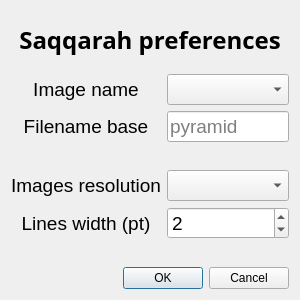
<?xml version="1.0" encoding="UTF-8"?>
<ui version="4.0">
 <class>Dialog</class>
 <widget class="QDialog" name="Dialog">
  <property name="geometry">
   <rect>
    <x>0</x>
    <y>0</y>
    <width>300</width>
    <height>300</height>
   </rect>
  </property>
  <property name="minimumSize">
   <size>
    <width>300</width>
    <height>300</height>
   </size>
  </property>
  <property name="windowTitle">
   <string>Dialog</string>
  </property>
  <layout class="QGridLayout" name="gridLayout">
   <item row="3" column="0">
    <layout class="QFormLayout" name="formLayout">
     <item row="3" column="0">
      <widget class="QLabel" name="label">
       <property name="sizePolicy">
        <sizepolicy hsizetype="Preferred" vsizetype="MinimumExpanding">
         <horstretch>0</horstretch>
         <verstretch>0</verstretch>
        </sizepolicy>
       </property>
       <property name="minimumSize">
        <size>
         <width>150</width>
         <height>0</height>
        </size>
       </property>
       <property name="font">
        <font>
         <pointsize>14</pointsize>
        </font>
       </property>
       <property name="text">
        <string>Images resolution</string>
       </property>
       <property name="alignment">
        <set>Qt::AlignCenter</set>
       </property>
      </widget>
     </item>
     <item row="3" column="1">
      <widget class="QComboBox" name="resolutionCombo">
       <property name="font">
        <font>
         <pointsize>14</pointsize>
        </font>
       </property>
      </widget>
     </item>
     <item row="0" column="0">
      <widget class="QLabel" name="label_4">
       <property name="sizePolicy">
        <sizepolicy hsizetype="MinimumExpanding" vsizetype="MinimumExpanding">
         <horstretch>0</horstretch>
         <verstretch>0</verstretch>
        </sizepolicy>
       </property>
       <property name="minimumSize">
        <size>
         <width>150</width>
         <height>0</height>
        </size>
       </property>
       <property name="font">
        <font>
         <pointsize>14</pointsize>
        </font>
       </property>
       <property name="text">
        <string>Image name</string>
       </property>
       <property name="alignment">
        <set>Qt::AlignCenter</set>
       </property>
      </widget>
     </item>
     <item row="0" column="1">
      <widget class="QComboBox" name="timestampCombo">
       <property name="font">
        <font>
         <pointsize>14</pointsize>
        </font>
       </property>
      </widget>
     </item>
     <item row="1" column="0">
      <widget class="QLabel" name="label_2">
       <property name="sizePolicy">
        <sizepolicy hsizetype="Preferred" vsizetype="MinimumExpanding">
         <horstretch>0</horstretch>
         <verstretch>0</verstretch>
        </sizepolicy>
       </property>
       <property name="minimumSize">
        <size>
         <width>150</width>
         <height>0</height>
        </size>
       </property>
       <property name="font">
        <font>
         <pointsize>14</pointsize>
        </font>
       </property>
       <property name="text">
        <string>Filename base</string>
       </property>
       <property name="alignment">
        <set>Qt::AlignCenter</set>
       </property>
      </widget>
     </item>
     <item row="1" column="1">
      <widget class="QLineEdit" name="basenameEdit">
       <property name="font">
        <font>
         <pointsize>14</pointsize>
        </font>
       </property>
       <property name="placeholderText">
        <string>pyramid</string>
       </property>
      </widget>
     </item>
     <item row="2" column="1">
      <spacer name="verticalSpacer_3">
       <property name="orientation">
        <enum>Qt::Vertical</enum>
       </property>
       <property name="sizeHint" stdset="0">
        <size>
         <width>20</width>
         <height>20</height>
        </size>
       </property>
      </spacer>
     </item>
     <item row="4" column="0">
      <widget class="QLabel" name="label_5">
       <property name="minimumSize">
        <size>
         <width>150</width>
         <height>0</height>
        </size>
       </property>
       <property name="font">
        <font>
         <pointsize>14</pointsize>
        </font>
       </property>
       <property name="text">
        <string>Lines width (pt)</string>
       </property>
       <property name="alignment">
        <set>Qt::AlignCenter</set>
       </property>
      </widget>
     </item>
     <item row="4" column="1">
      <widget class="QSpinBox" name="linewidthBox">
       <property name="font">
        <font>
         <pointsize>14</pointsize>
        </font>
       </property>
       <property name="maximum">
        <number>5</number>
       </property>
       <property name="value">
        <number>2</number>
       </property>
      </widget>
     </item>
     <item row="5" column="1">
      <spacer name="verticalSpacer_4">
       <property name="orientation">
        <enum>Qt::Vertical</enum>
       </property>
       <property name="sizeHint" stdset="0">
        <size>
         <width>20</width>
         <height>20</height>
        </size>
       </property>
      </spacer>
     </item>
    </layout>
   </item>
   <item row="4" column="0">
    <widget class="QDialogButtonBox" name="buttonBox">
     <property name="orientation">
      <enum>Qt::Horizontal</enum>
     </property>
     <property name="standardButtons">
      <set>QDialogButtonBox::Cancel|QDialogButtonBox::Ok</set>
     </property>
    </widget>
   </item>
   <item row="2" column="0">
    <spacer name="verticalSpacer">
     <property name="orientation">
      <enum>Qt::Vertical</enum>
     </property>
     <property name="sizeType">
      <enum>QSizePolicy::Maximum</enum>
     </property>
     <property name="sizeHint" stdset="0">
      <size>
       <width>20</width>
       <height>20</height>
      </size>
     </property>
    </spacer>
   </item>
   <item row="1" column="0">
    <widget class="QLabel" name="label_3">
     <property name="font">
      <font>
       <family>sans</family>
       <pointsize>18</pointsize>
       <weight>75</weight>
       <bold>true</bold>
      </font>
     </property>
     <property name="text">
      <string>Saqqarah preferences</string>
     </property>
     <property name="alignment">
      <set>Qt::AlignCenter</set>
     </property>
    </widget>
   </item>
   <item row="0" column="0">
    <spacer name="verticalSpacer_2">
     <property name="orientation">
      <enum>Qt::Vertical</enum>
     </property>
     <property name="sizeType">
      <enum>QSizePolicy::Maximum</enum>
     </property>
     <property name="sizeHint" stdset="0">
      <size>
       <width>20</width>
       <height>20</height>
      </size>
     </property>
    </spacer>
   </item>
  </layout>
 </widget>
 <resources/>
 <connections>
  <connection>
   <sender>buttonBox</sender>
   <signal>accepted()</signal>
   <receiver>Dialog</receiver>
   <slot>accept()</slot>
   <hints>
    <hint type="sourcelabel">
     <x>248</x>
     <y>254</y>
    </hint>
    <hint type="destinationlabel">
     <x>157</x>
     <y>274</y>
    </hint>
   </hints>
  </connection>
  <connection>
   <sender>buttonBox</sender>
   <signal>rejected()</signal>
   <receiver>Dialog</receiver>
   <slot>reject()</slot>
   <hints>
    <hint type="sourcelabel">
     <x>316</x>
     <y>260</y>
    </hint>
    <hint type="destinationlabel">
     <x>286</x>
     <y>274</y>
    </hint>
   </hints>
  </connection>
 </connections>
</ui>
